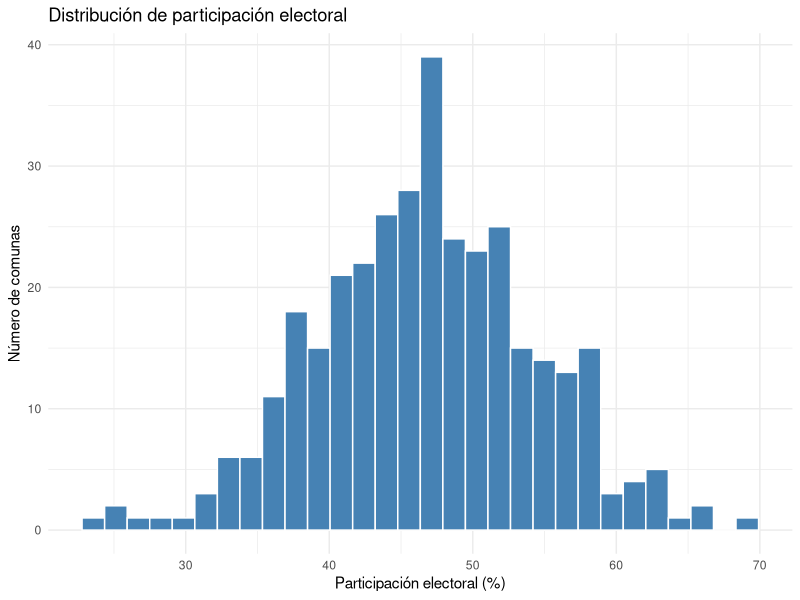
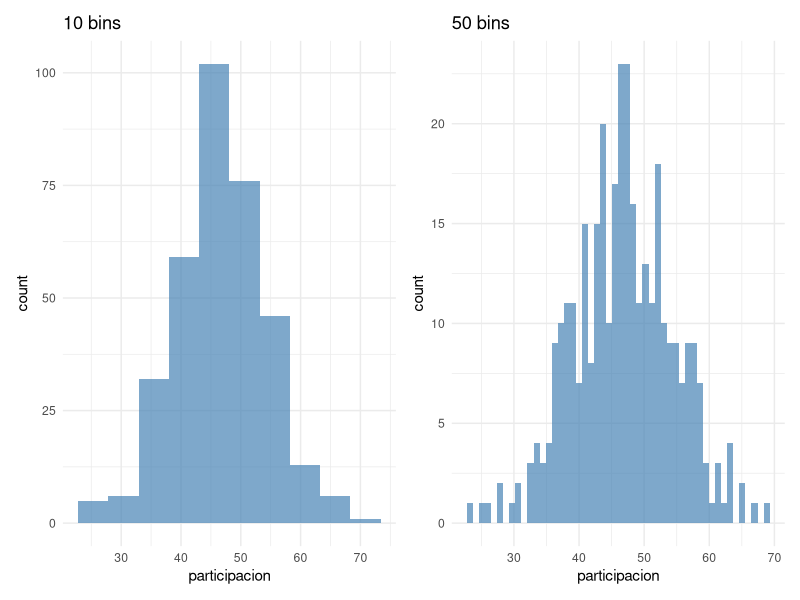
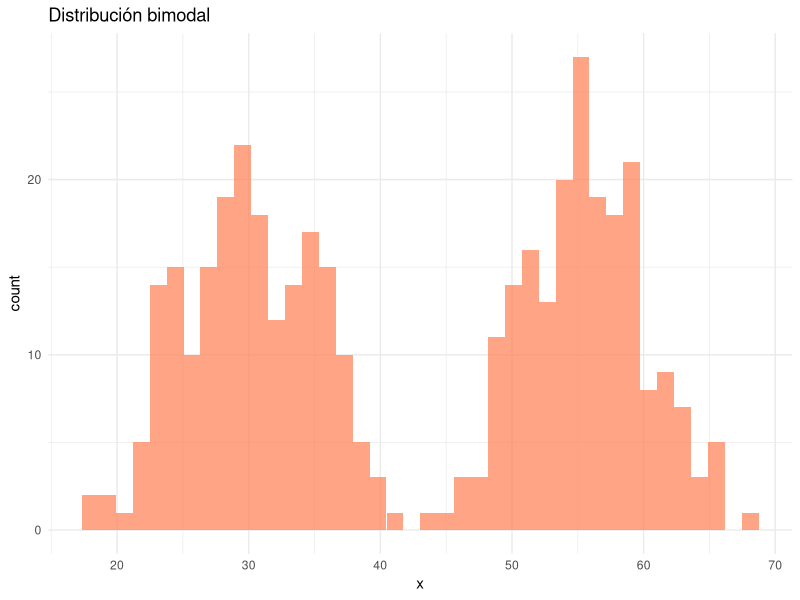
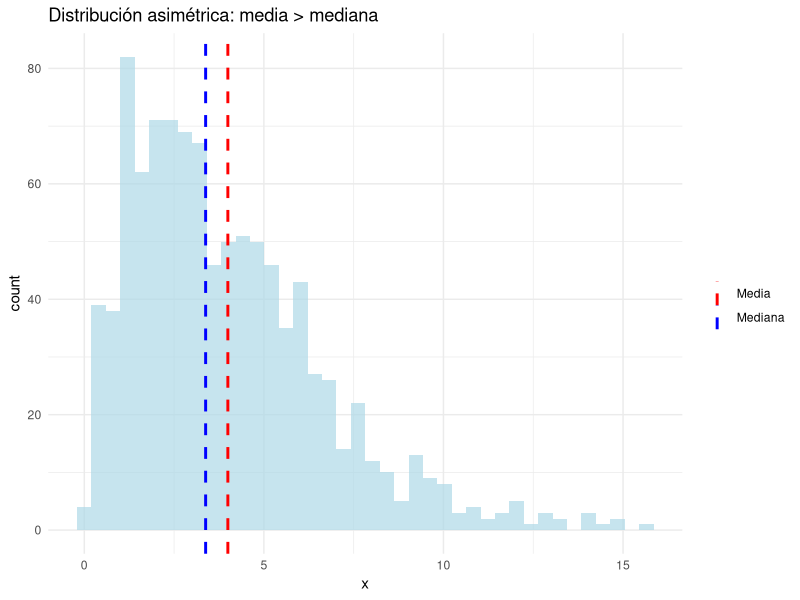
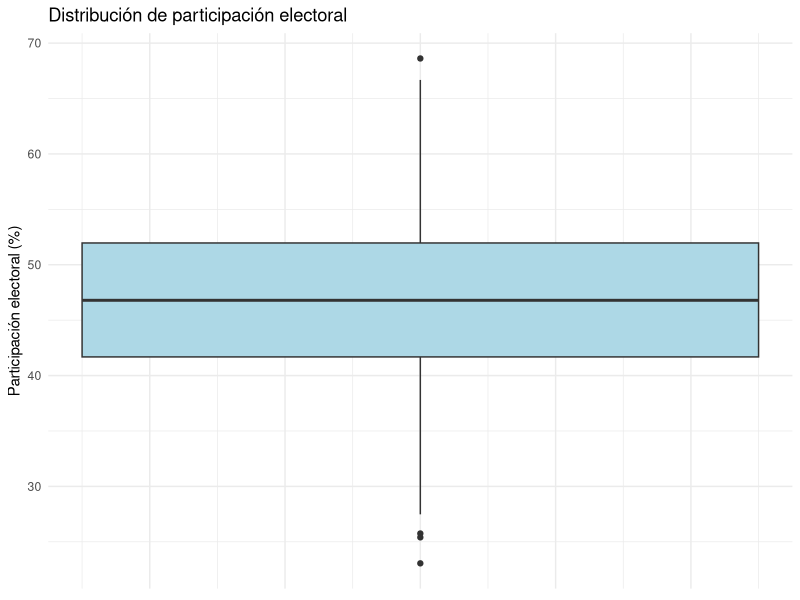
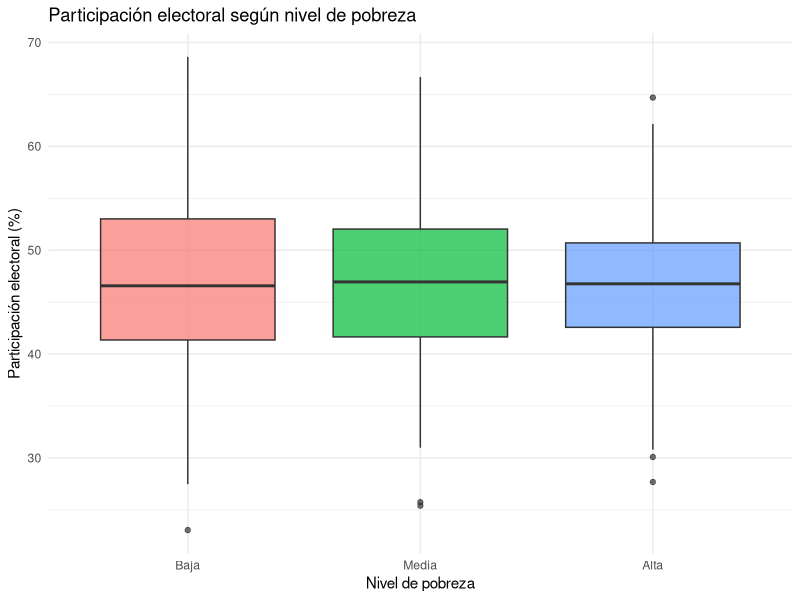
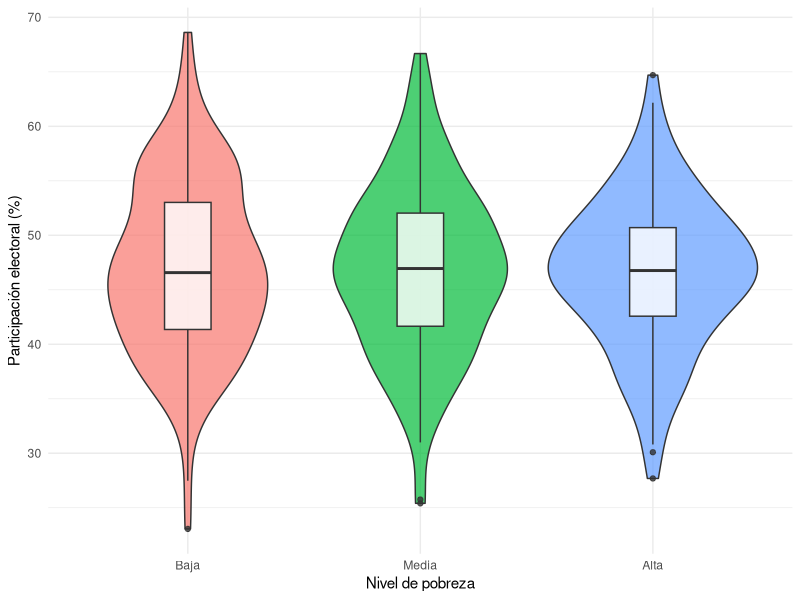
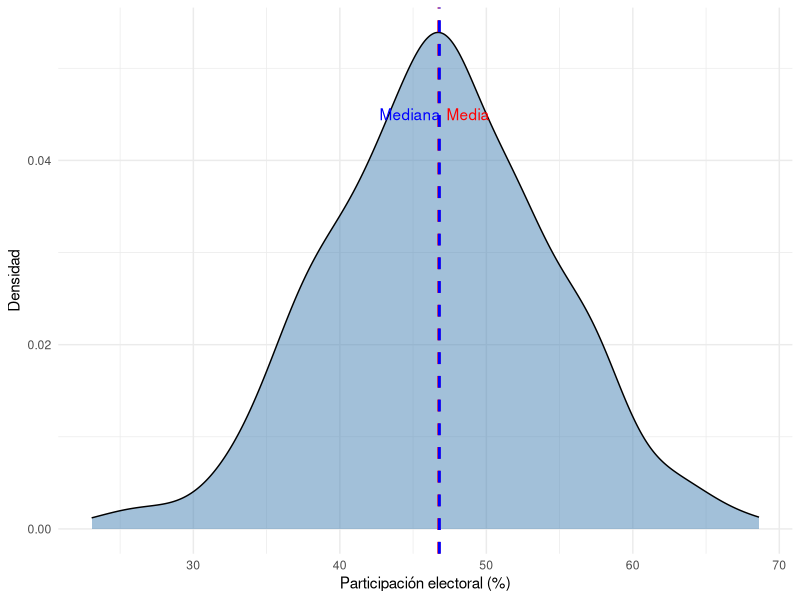

Write the R code that produced these figures, in order.
## ---- chunk 1
library(tidyverse)
library(knitr)
library(kableExtra)

# Configuración de gráficos
theme_set(theme_minimal(base_size = 11))

# Datos de ejemplo: simulamos resultados electorales en comunas chilenas
set.seed(42)
comunas <- data.frame(
  comuna = paste("Comuna", 1:346),
  participacion = rnorm(346, mean = 47, sd = 8),
  pobreza = rbeta(346, 2, 5) * 40,
  educ_superior = rnorm(346, mean = 25, sd = 10)
)

# Limpiar valores negativos por simulación
comunas$participacion[comunas$participacion < 0] <- abs(comunas$participacion[comunas$participacion < 0])
comunas$educ_superior[comunas$educ_superior < 0] <- abs(comunas$educ_superior[comunas$educ_superior < 0])
## ---- chunk 2
# Simulamos orientación política en encuesta
set.seed(123)
encuesta <- data.frame(
  orientacion = sample(c("Izquierda", "Centro", "Derecha", "Ninguna"), 
                       800, replace = TRUE, 
                       prob = c(0.30, 0.25, 0.28, 0.17))
)

# Frecuencias absolutas
table(encuesta$orientacion)

# Frecuencias relativas (proporciones)
prop.table(table(encuesta$orientacion))

# Porcentajes
prop.table(table(encuesta$orientacion)) * 100
## ---- chunk 3
encuesta %>%
  count(orientacion) %>%
  mutate(porcentaje = n / sum(n) * 100)
## ---- chunk 4
ggplot(comunas, aes(x = participacion)) +
  geom_histogram(bins = 30, fill = "steelblue", color = "white") +
  labs(x = "Participación electoral (%)", 
       y = "Número de comunas",
       title = "Distribución de participación electoral") +
  theme_minimal()
## ---- chunk 5
p1 <- ggplot(comunas, aes(x = participacion)) +
  geom_histogram(bins = 10, fill = "steelblue", alpha = 0.7) +
  labs(title = "10 bins") + theme_minimal()

p2 <- ggplot(comunas, aes(x = participacion)) +
  geom_histogram(bins = 50, fill = "steelblue", alpha = 0.7) +
  labs(title = "50 bins") + theme_minimal()

library(patchwork)
p1 | p2
## ---- chunk 6
mean(comunas$participacion)
median(comunas$participacion)

# Ejemplo de sensibilidad a outliers
ingresos <- c(500, 550, 600, 650, 700, 750, 800, 5000)
mean(ingresos)  # La media se dispara por el valor extremo
## ---- chunk 7
# Moda en variable categórica
tabla <- table(encuesta$orientacion)
names(tabla)[which.max(tabla)]
## ---- chunk 8
# Simulamos distribución bimodal (dos grupos distintos)
set.seed(456)
bimodal <- c(rnorm(200, mean = 30, sd = 5),
             rnorm(200, mean = 55, sd = 5))

ggplot(data.frame(x = bimodal), aes(x = x)) +
  geom_histogram(bins = 40, fill = "coral", alpha = 0.7) +
  labs(title = "Distribución bimodal") +
  theme_minimal()
## ---- chunk 9
# Distribución asimétrica a la derecha
set.seed(789)
asimetrica <- rgamma(1000, shape = 2, rate = 0.5)

media <- mean(asimetrica)
mediana <- median(asimetrica)

ggplot(data.frame(x = asimetrica), aes(x = x)) +
  geom_histogram(bins = 40, fill = "lightblue", alpha = 0.7) +
  geom_vline(aes(xintercept = media, color = "Media"), 
             linewidth = 1, linetype = "dashed") +
  geom_vline(aes(xintercept = mediana, color = "Mediana"), 
             linewidth = 1, linetype = "dashed") +
  scale_color_manual(values = c("Media" = "red", "Mediana" = "blue")) +
  labs(title = "Distribución asimétrica: media > mediana",
       color = "") +
  theme_minimal()
## ---- chunk 10
range(comunas$participacion)
diff(range(comunas$participacion))
## ---- chunk 11
quantile(comunas$participacion, probs = c(0.25, 0.75))
IQR(comunas$participacion)
## ---- chunk 12
var(comunas$participacion)
## ---- chunk 13
sd(comunas$participacion)
## ---- chunk 14
cv <- (sd(comunas$participacion) / mean(comunas$participacion)) * 100
cv
## ---- chunk 15
# Comparar variabilidad de dos variables
cv_participacion <- sd(comunas$participacion) / mean(comunas$participacion)
cv_educacion <- sd(comunas$educ_superior) / mean(comunas$educ_superior)

data.frame(
  Variable = c("Participación", "Educación superior"),
  CV = c(cv_participacion, cv_educacion)
) %>% kable(digits = 3)
## ---- chunk 16
# Resumen de dispersión
data.frame(
  Medida = c("Rango", "IQR", "Varianza", "Desv. Estándar", "CV (%)"),
  Valor = c(
    diff(range(comunas$participacion)),
    IQR(comunas$participacion),
    var(comunas$participacion),
    sd(comunas$participacion),
    cv
  )
) %>% kable(digits = 2)
## ---- chunk 17
# Percentiles importantes
quantile(comunas$participacion, probs = c(0.05, 0.25, 0.50, 0.75, 0.95))
## ---- chunk 18
summary(comunas$participacion)
## ---- chunk 19
ggplot(comunas, aes(y = participacion)) +
  geom_boxplot(fill = "lightblue", width = 0.5) +
  labs(y = "Participación electoral (%)",
       title = "Distribución de participación electoral") +
  theme_minimal() +
  theme(axis.text.x = element_blank())
## ---- chunk 20
# Crear categorías de pobreza
comunas <- comunas %>%
  mutate(pobreza_cat = cut(pobreza, 
                            breaks = quantile(pobreza, probs = c(0, 1/3, 2/3, 1)),
                            labels = c("Baja", "Media", "Alta"),
                            include.lowest = TRUE))

ggplot(comunas, aes(x = pobreza_cat, y = participacion, fill = pobreza_cat)) +
  geom_boxplot(alpha = 0.7) +
  labs(x = "Nivel de pobreza", 
       y = "Participación electoral (%)",
       title = "Participación electoral según nivel de pobreza") +
  theme_minimal() +
  theme(legend.position = "none")
## ---- chunk 21
ggplot(comunas, aes(x = pobreza_cat, y = participacion, fill = pobreza_cat)) +
  geom_violin(alpha = 0.7) +
  geom_boxplot(width = 0.2, fill = "white", alpha = 0.8) +
  labs(x = "Nivel de pobreza", 
       y = "Participación electoral (%)") +
  theme_minimal() +
  theme(legend.position = "none")
## ---- chunk 22
ggplot(comunas, aes(x = participacion)) +
  geom_density(fill = "steelblue", alpha = 0.5) +
  geom_vline(aes(xintercept = mean(participacion)), 
             color = "red", linetype = "dashed", linewidth = 1) +
  geom_vline(aes(xintercept = median(participacion)), 
             color = "blue", linetype = "dashed", linewidth = 1) +
  annotate("text", x = mean(comunas$participacion) + 2, 
           y = 0.045, label = "Media", color = "red") +
  annotate("text", x = median(comunas$participacion) - 2, 
           y = 0.045, label = "Mediana", color = "blue") +
  labs(x = "Participación electoral (%)", 
       y = "Densidad") +
  theme_minimal()
## ---- chunk 23
Q1 <- quantile(comunas$participacion, 0.25)
Q3 <- quantile(comunas$participacion, 0.75)
IQR_val <- IQR(comunas$participacion)

limite_inferior <- Q1 - 1.5 * IQR_val
limite_superior <- Q3 + 1.5 * IQR_val

# Identificar outliers
outliers <- comunas %>%
  filter(participacion < limite_inferior | participacion > limite_superior)

nrow(outliers)
## ---- chunk 24
# Ver outliers
outliers %>%
  select(comuna, participacion) %>%
  arrange(participacion) %>%
  head(10) %>%
  kable(digits = 1)
## ---- chunk 25
# Simulamos datos
set.seed(222)
encuesta <- encuesta %>%
  mutate(voto = sample(c("Apruebo", "Rechazo"), 
                       nrow(encuesta), replace = TRUE,
                       prob = c(0.52, 0.48)))

# Tabla de contingencia
tabla <- table(encuesta$orientacion, encuesta$voto)
tabla
## ---- chunk 26
# Proporciones por fila
prop.table(tabla, margin = 1)

# Proporciones por columna
prop.table(tabla, margin = 2)
## ---- chunk 27
cov(comunas$participacion, comunas$educ_superior)
## ---- chunk 28
cor(comunas$participacion, comunas$educ_superior)
## ---- chunk 29
ggplot(comunas, aes(x = educ_superior, y = participacion)) +
  geom_point(alpha = 0.5) +
  geom_smooth(method = "lm", se = FALSE, color = "red") +
  labs(x = "Población con educación superior (%)",
       y = "Participación electoral (%)",
       title = paste0("Correlación: r = ", 
                     round(cor(comunas$educ_superior, comunas$participacion), 2))) +
  theme_minimal()
## ---- chunk 30
# Seleccionar variables numéricas
vars_numericas <- comunas %>%
  select(participacion, pobreza, educ_superior)

# Matriz de correlación
cor_matrix <- cor(vars_numericas)
cor_matrix %>% 
  kable(digits = 2)
## ---- chunk 31
library(corrplot)
corrplot(cor_matrix, method = "color", type = "upper", 
         addCoef.col = "black", number.cex = 0.8,
         tl.col = "black", tl.srt = 45)
## ---- chunk 32
comunas %>%
  group_by(pobreza_cat) %>%
  summarise(
    n = n(),
    participacion_media = mean(participacion),
    participacion_mediana = median(participacion),
    participacion_sd = sd(participacion),
    educ_media = mean(educ_superior)
  ) %>%
  kable(digits = 1)
## ---- chunk 33
resumen <- comunas %>%
  group_by(pobreza_cat) %>%
  summarise(
    Media = mean(participacion),
    Mediana = median(participacion)
  ) %>%
  pivot_longer(cols = c(Media, Mediana), 
               names_to = "Estadistico", 
               values_to = "Valor")

ggplot(resumen, aes(x = pobreza_cat, y = Valor, fill = Estadistico)) +
  geom_col(position = "dodge") +
  labs(x = "Nivel de pobreza",
       y = "Participación electoral (%)",
       fill = "Estadístico") +
  theme_minimal()
